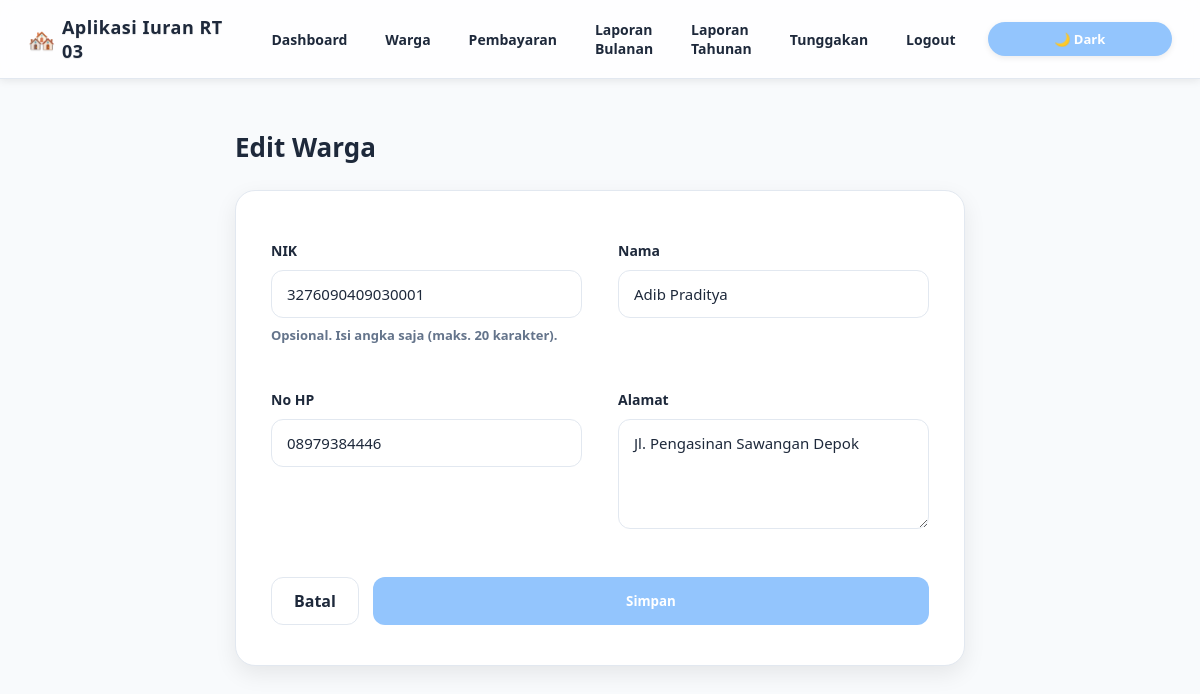
Screenshot of /warga/form.php?id=7 (signed in) with the database file from the repository.
### tables this page shows
CREATE TABLE `warga` (
  `id` int(11) NOT NULL,
  `nik` varchar(20) DEFAULT NULL,
  `kk` varchar(20) DEFAULT NULL,
  `nama` varchar(100) NOT NULL,
  `alamat` text DEFAULT NULL,
  `no_hp` varchar(20) DEFAULT NULL,
  `aktif` tinyint(1) DEFAULT 1,
  `created_at` timestamp NOT NULL DEFAULT current_timestamp()
);

### config/functions.php (called while the page is built, shortened)
<?php
function db(){
static $pdo;
if(!$pdo){
$dsn = 'mysql:host='.DB_HOST.';dbname='.DB_NAME.';charset=utf8mb4';
$pdo = new PDO($dsn, DB_USER, DB_PASS, [
PDO::ATTR_ERRMODE => PDO::ERRMODE_EXCEPTION,
PDO::ATTR_DEFAULT_FETCH_MODE => PDO::FETCH_ASSOC,
]);
}
return $pdo;
}
function esc($s){ return htmlspecialchars((string)$s, ENT_QUOTES, 'UTF-8'); }

### warga/form.php (the view, shortened to what this page needs)
<?php
require_once __DIR__.'/../config/functions.php';
$id = (int)($_GET['id']??0);
$row = ['nik'=>'','nama'=>'','no_hp'=>'','alamat'=>''];
if($id){
  $st = db()->prepare('SELECT * FROM warga WHERE id=?');
  $st->execute([$id]);
  $row = $st->fetch() ?: $row;
}
?>
<!DOCTYPE html>
<html lang="id">
<head>
<link rel="stylesheet" href="../assets/css/style.css">
</head>
<body>
<?php include __DIR__.'/../partials/nav.php'; ?>
<div class="container small">
  <h2><?= $id? 'Edit' : 'Tambah' ?> Warga</h2>
  <div class="form-card">
    <form method="post" autocomplete="off">
      <div class="grid">
        <label>NIK
          <input name="nik" value="<?=esc($row['nik'])?>" maxlength="20" inputmode="numeric" placeholder="Contoh: 3276xxxxxxxxxxxx">
          <span class="small-note">Opsional. Isi angka saja (maks. 20 karakter).</span>
        </label>
        <label>Nama
          <input name="nama" value="<?=esc($row['nama'])?>" required placeholder="Nama lengkap" autofocus>
        </label>
        <label>No HP
          <input name="no_hp" value="<?=esc($row['no_hp'])?>" inputmode="tel" placeholder="08xxxxxxxxxx">
        </label>
        <label>Alamat
          <textarea name="alamat" placeholder="Nama jalan, RT/RW, Kelurahan, Kecamatan"><?=esc($row['alamat'])?></textarea>
        </label>
      </div>
      <div class="actions">
        <a class="btn light" href="dashboard.php">Batal</a>
        <button type="submit" class="btn primary">Simpan</button>
      </div>
    </form>
  </div>
</div>
</body>
</html>

### assets/style.css (style rules this page uses)
* { box-sizing:border-box;font-family:system-ui,Segoe UI,Roboto,Inter,Arial }
body { margin:0;background:#0f172a;color:#e2e8f0 }
.container { max-width:980px;margin:24px auto;padding:0 16px }
.container.small { max-width:520px }
label { display:block;margin:10px 0 }
input,select,textarea,button { width:100%;padding:10px;border-radius:10px;border:1px solid #334155;background:#0b1220;color:#e2e8f0 }
button { cursor:pointer }
.btn { display:inline-block;padding:10px 12px;border:1px solid #334155;border-radius:10px;text-decoration:none;color:#e2e8f0 }

### warga/form.php (style rules this page uses)
:root { --bg:#f8fafc; --text:#1e293b; --accent:#93c5fd; --hover:#dbeafe; --card-bg:#ffffff; --line:#e2e8f0; --muted:#64748b; --shadow:rgba(0,0,0,0.08); }
body { margin:0; font-family:"Quicksand",sans-serif; background:var(--bg); color:var(--text); transition:background .35s,color .35s; }
.container.small { max-width:780px; margin:50px auto; padding:0 25px; }
.form-card { background:var(--card-bg); border:1px solid var(--line); border-radius:20px; padding:40px 35px; box-shadow:0 8px 22px var(--shadow); }
h2 { margin-bottom:25px;font-size:26px;font-weight:700 }
form { display:flex; flex-direction:column; gap:28px; }
form .grid { display:grid; grid-template-columns:1fr 1fr; column-gap:36px; row-gap:26px; }
label { display:flex; flex-direction:column; font-weight:600; font-size:14px; gap:10px; }
input, textarea { width:100%; padding:13px 15px; font-size:15px; border:1px solid var(--line); border-radius:12px; background:var(--card-bg); color:var(--text); transition:border .2s, box-shadow .2s; }
textarea { min-height:110px;resize:vertical }
.small-note { color:var(--muted); font-size:13px; margin-top:-2px; }
.actions { display:flex; gap:14px; justify-content:flex-end; margin-top:10px; }
.btn { display:inline-block; padding:12px 22px; border-radius:12px; font-weight:700; border:none; cursor:pointer; transition:all .2s; }
.btn.primary { background:var(--accent);color:#fff; }
.btn.light { background:transparent;border:1px solid var(--line);color:var(--text); }

### partials/nav.php (style rules this page uses)
:root { --bg: #f8fafc; --text: #1e293b; --nav-bg: #ffffffcc; --nav-border: #e2e8f0; --accent: #93c5fd; --hover: #dbeafe; --shadow: rgba(0,0,0,0.08); }
body { margin: 0; font-family: "Quicksand", sans-serif; background: var(--bg); color: var(--text); transition: background 0.4s, color 0.4s; }

### rows the page displays
warga: nik "3276090409030001", nama "Adib Praditya", no_hp "08979384446", alamat "Jl. Pengasinan Sawangan Depok"
